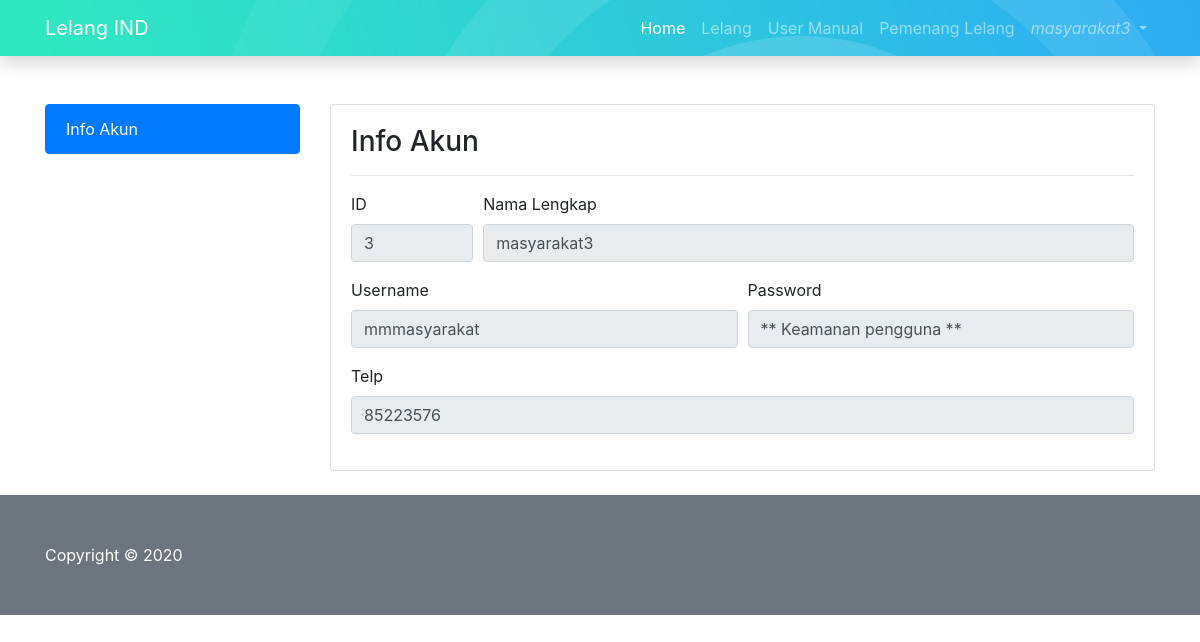
Screenshot of /index.php?page=akunmasyarakat (signed in) with the database file from the repository.
### tables this page shows
CREATE TABLE `tb_masyarakat` (
  `id_user` int(11) NOT NULL,
  `nama_lengkap` varchar(25) NOT NULL,
  `username` varchar(25) NOT NULL,
  `password` varchar(500) NOT NULL,
  `telp` varchar(25) NOT NULL
);

### akunmasyarakat.php (the view, shortened to what this page needs)
<?php
	$koneksi = mysqli_connect('localhost', 'root', '', 'dblelang');
	$username = $_SESSION['username'];
	$query = mysqli_query($koneksi, "SELECT * FROM tb_masyarakat where username = '$username'");
	$row_akun = mysqli_fetch_array($query);
?>
  <div class="container">
    <div class="row">
      <div class="col-lg-3">
        <div class="list-group">
          <a href="#" class="list-group-item active">Info Akun</a>
        </div>
      </div>
      <div class="col-lg-9">
        <div class="card mt-4">
          <div class="card-body">
            <h3 class="card-title">Info Akun</h3>
            <hr>
            <div class="login">
        <form>
  <div class="form-row">
  	<div class="form-group col-md-2">
      <label>ID</label>
      <input type="text" class="form-control" value="<?php echo $row_akun['id_user'];?>" readonly>
    </div>
    <div class="form-group col-md-10">
      <label>Nama Lengkap</label>
      <input type="text" class="form-control" value="<?php echo $row_akun['nama_lengkap'];?>" readonly>
    </div>
    <div class="form-group col-md-6">
      <label>Username</label>
      <input type="text" class="form-control" value="<?php echo $row_akun['username'];?>" readonly>
    </div>
    <div class="form-group col-md-6">
      <label>Password</label>
      <input type="text" class="form-control" value="** Keamanan pengguna **" readonly>
    </div>
  </div>
  <div class="form-group">
    <label>Telp</label>
    <input type="tel" class="form-control" value="<?php echo $row_akun['telp'];?>" readonly>
  </div>
</form>
        </div>
          </div>
        </div>
      </div>
    </div>
  </div>

### index.php (shortened to what this page needs)
<?php
include 'koneksi.php';
  $username = $_SESSION['username'];
  $query = mysqli_query($koneksi, "SELECT * FROM tb_masyarakat where username = '$username'");
  $row_akun = mysqli_fetch_array($query);
?>
<!DOCTYPE html>
<html lang="en">
<head>
  <link href="vendor/bootstrap/css/bootstrap.min.css" rel="stylesheet">
  <link href="vendor/bootstrap/css/spin.css" rel="stylesheet">
  <link href="vendor/bootstrap/css/business-frontpage.css" rel="stylesheet">
</head>
  <nav class="navbar navbar-expand-lg navbar-dark bg-info fixed-top shadow" style="background: url(img/jumbotron.jpg);">
    <div class="container">
      <a class="navbar-brand" href="index.php">Lelang IND</a>
      <div class="collapse navbar-collapse" id="navbarResponsive">
        <ul class="navbar-nav ml-auto">
          <li class="nav-item active">
            <a class="nav-link" href="index.php">Home
            </a>
          </li>
          <li class="nav-item">
            <a class="nav-link" href="?page=lelang">Lelang</a>
          </li>
          <li class="nav-item">
            <a class="nav-link" href="?page=about">User Manual</a>
          </li>
        <?php
        if(isset($_SESSION['username'])) { ?>
          <li class="nav-item">
            <a class="nav-link" href="?page=lelang&perintah=pengumuman">Pemenang Lelang</a>
          </li>
          <li class="nav-item dropdown no-arrow">
          <a class="nav-link dropdown-toggle" href="#" id="userDropdown" level="button" data-toggle="dropdown" aria-haspopup="true" aria-expanded="false">
            <i class="fas fa-user-circle fa-fw"><?php echo $row_akun['nama_lengkap'];?></i>
          </a>
        </li>
      <?php } ?>
        </ul>
      </div>
    </div>
  </nav>
<br>
  <?php
      $page = $_GET['page'];
      if ($page == ""){
        include "home.php";
    }elseif ($page == "login"){
      include "login.php";
    }elseif ($page == "akunmasyarakat"){
      include "akunmasyarakat.php";
    }
  ?>
  <br>
  <footer class="py-5 bg-secondary" style="">
      <div class="container" style="">
        <p class="m-0 text-left text-white">Copyright &copy; 2020</p>
      </div>
  </footer>
</body>
</html>

### rows the page displays
tb_masyarakat: nama_lengkap "masyarakat3", id_user "3", username "mmmasyarakat", telp "85223576"
